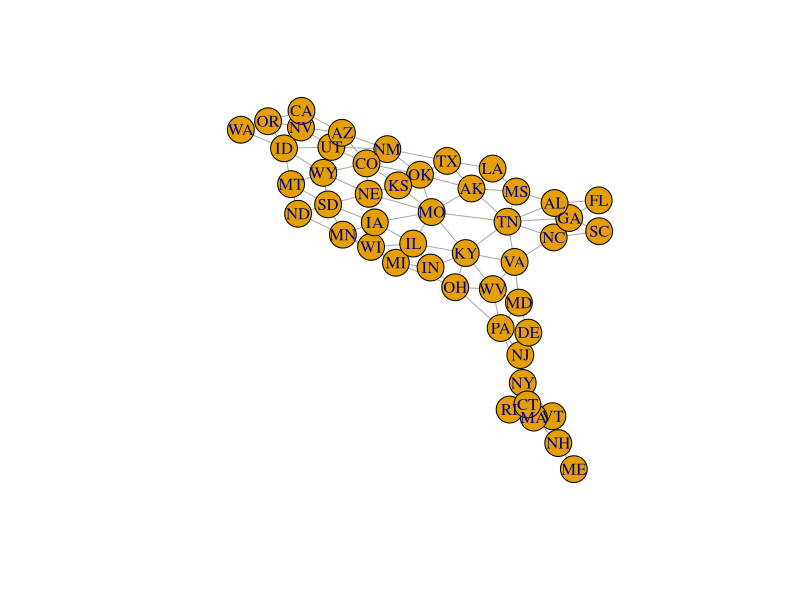
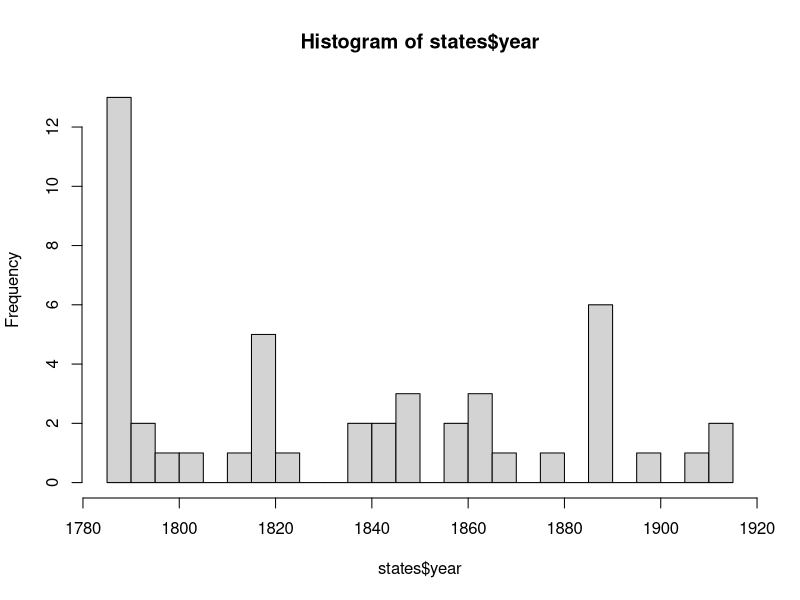
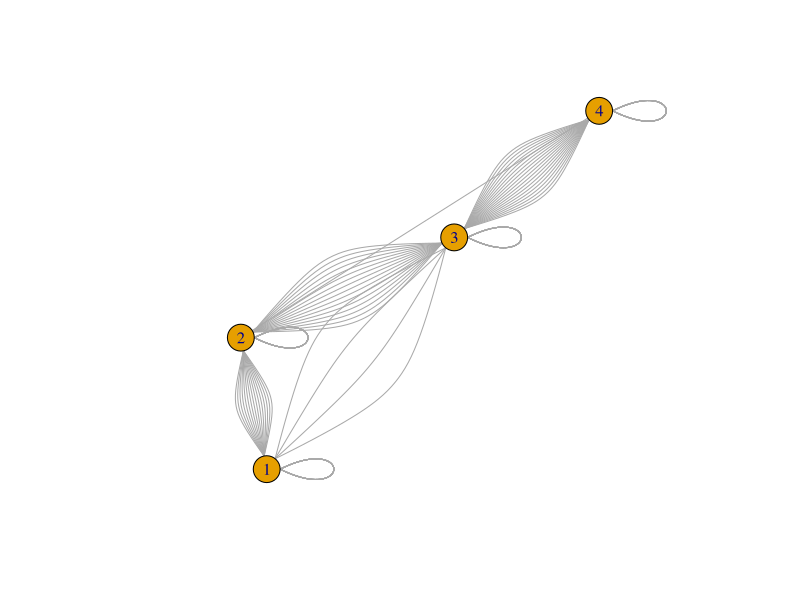
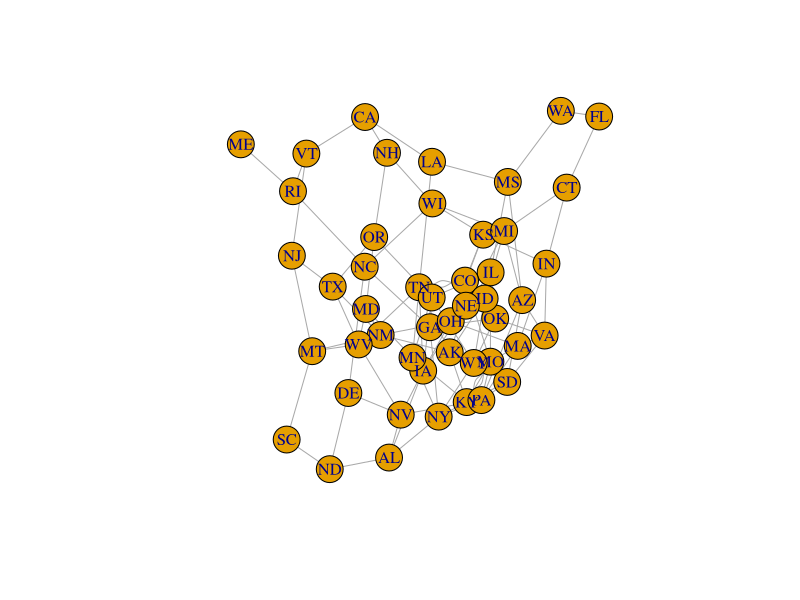
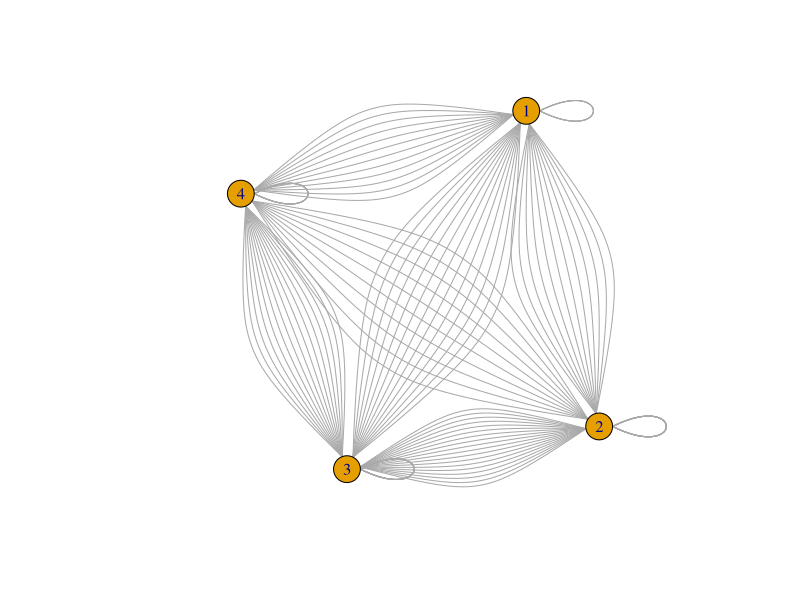

Write the R code that produced these figures, in order.
## ---- chunk 1
rm(list=ls())
library(igraph)
state_pairs= read.csv("48states.csv")
states = read.csv("state_year.csv")
## ---- chunk 2
state_pairs$state1A = states$abbr[match( state_pairs$state1, states$state)]
state_pairs$state2A = states$abbr[match( state_pairs$state2, states$state)]
## ---- chunk 3
g = graph.data.frame(state_pairs[, 3:4], directed=F)
g.degree = degree(g)
g.degree [g.degree == max(g.degree)] #TN and MO have 8 bordering states
## ---- chunk 4
plot(g)
## ---- chunk 5
g.shortestpath.m = shortest.paths(g)
str(g.shortestpath.m)
sorted.names = sort( rownames(g.shortestpath.m) )
gsm = g.shortestpath.m[, sorted.names]
gsm = gsm[sorted.names, ]
## ---- chunk 6
summary(states$year)
table(states$year)
## ---- chunk 7
hist(states$year, br=20)
## ---- chunk 8
cutoff = c(1788, 1830, 1888)
cutoff[3]
## ---- chunk 9
year2bin = function( inYear ){
  bin = 0;
  if ( inYear <= cutoff[1]) {    bin = 1;  } 
  else if (inYear <= cutoff[2] ) {    bin = 2;  } 
  else if (inYear <= cutoff[3])  {    bin = 3;  } 
  else {  bin = 4;  } 
  return(bin)
}
## ---- chunk 10
year2bin(1730)
year2bin(1790)
year2bin(1850)
year2bin(1980)
## ---- chunk 11
unlist(lapply(states[, c("year")],  year2bin))
states$bin = unlist(lapply(states[, c("year")],  year2bin))
## ---- chunk 12
state_pairs$state1bin = states$bin[match( state_pairs$state1, states$state)]
state_pairs$state2bin = states$bin[match( state_pairs$state2, states$state)]
## ---- chunk 13
g2 = graph.data.frame(state_pairs[, c("state1bin","state2bin")], directed=F)
plot(g2)
## ---- chunk 14
ms02_pairs= read.csv("48statesMS02/_ms02_48states.1.csv")
ms02_pairs = ms02_pairs[,1:2]

ms02_pairs$id1A = states$abbr[match( ms02_pairs$id1, states$state)]
ms02_pairs$id2A = states$abbr[match( ms02_pairs$id2, states$state)]

ms02_pairs$state1bin = states$bin[match( ms02_pairs$id1, states$state)]
ms02_pairs$state2bin = states$bin[match( ms02_pairs$id2, states$state)]

g.ms02 = graph.data.frame(ms02_pairs[, 3:4], directed=F)
plot(g.ms02)
## ---- chunk 15
g2.ms02 = graph.data.frame(ms02_pairs[, c("state1bin","state2bin")], directed=F)
plot(g2.ms02)
